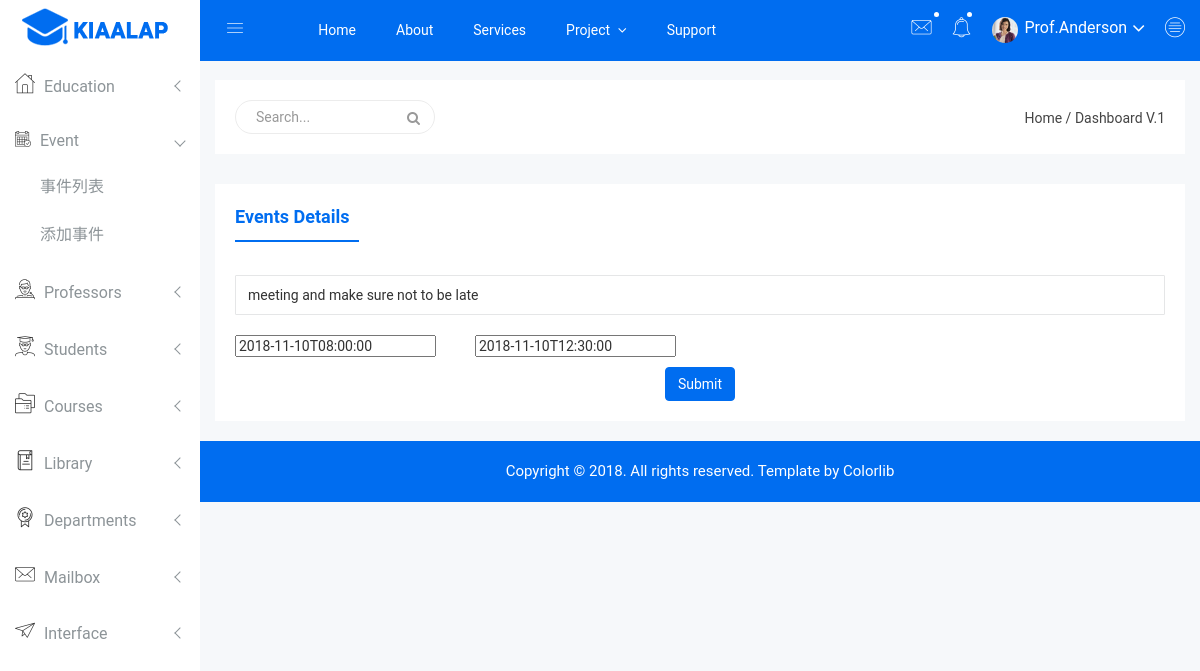
Page /events/update/1 on the committed database.
### tables this page shows
CREATE TABLE events (id integer primary key autoincrement, title varchar(255), starttime varchar(255), endtime varchar(255));

### hello.py (the view)
@app.route('/events/update/<int:event_id>')
def events_update(event_id):
    data = get_event_by_id(event_id)
    return render_template('event/edit.html', event = data, menu_flag = 'event')

### hello.py (called while the page is built)
@app.context_processor
def utility_processor():
    return dict(ceil=math.ceil, len=len)

def get_event_by_id(event_id):
    db = sqlite3.connect('hello.db')
    cur = db.cursor()
    sql = 'select * from events where id={}'.format(event_id)
    cur.execute(sql)
    data = cur.fetchall()
    db.close()
    return data[0]

### templates/event/edit.html (shortened to what this page needs)
{% extends 'layout/default.html' %}
{% block content %}
        <div class="single-pro-review-area mt-t-30 mg-b-15">
            <div class="container-fluid">
                <div class="row">
                    <div class="col-lg-12 col-md-12 col-sm-12 col-xs-12">
                        <div class="product-payment-inner-st">
                            <ul id="myTabedu1" class="tab-review-design">
                                <li class="active"><a href="#description">Events Details</a></li>
                            </ul>
                            <div id="myTabContent" class="tab-content custom-product-edit">
                                <div class="product-tab-list tab-pane fade active in" id="description">
                                    <div class="row">
                                        <div class="col-lg-12 col-md-12 col-sm-12 col-xs-12">
                                            <div class="review-content-section">
                                                <div id="dropzone1" class="pro-ad addcoursepro">
                                                    <form action="{{ url_for('events_save') }}" class="addevent" id="event-form" method='POST'>
                                                        <div class="row">
                                                            <div class="col-lg-12 col-md-12 col-sm-12 col-xs-12">
                                                                <div class="form-group">
                                                                    <input name="eventtitle" type="text" class="form-control" placeholder="Event Title" value="{{ event[1] }}">
                                                                </div>
                                                            </div>
                                                        </div>
                                                        <div class="row">
                                                            <div class="col-lg-3 col-md-3 col-sm-3 col-xs-3">
                                                                <div class="form-group">
                                                                    <input name="starttime" placeholder="Start Time" id="starttime" value="{{ event[2] }}">
                                                                </div>
                                                            </div>
                                                            <div class="col-lg-3 col-md-3 col-sm-3 col-xs-3">
                                                                <div class="form-group">
                                                                    <input name="endtime" placeholder="End Time" id="endtime" value="{{ event[3] }}">
                                                                </div>
                                                            </div>
                                                        </div>
                                                        <div class="row">
                                                            <div class="col-lg-12">
                                                                <div class="payment-adress">
                                                                    <button type="submit" class="btn btn-primary waves-effect waves-light">Submit</button>
                                                                </div>
                                                            </div>
                                                        </div>
                                                    </form>
                                                </div>
                                            </div>
                                        </div>
                                    </div>
                                </div>
                            </div>
                        </div>
                    </div>
                </div>
            </div>
        </div>
    {% endblock %}

### static/css/main.css (style rules this page uses)
html { color: #222; font-size: 1em; line-height: 1.4; }

### rows in the picture
events: eventtitle "meeting and make sure not to be late", starttime "2018-11-10T08:00:00", endtime "2018-11-10T12:30:00"
